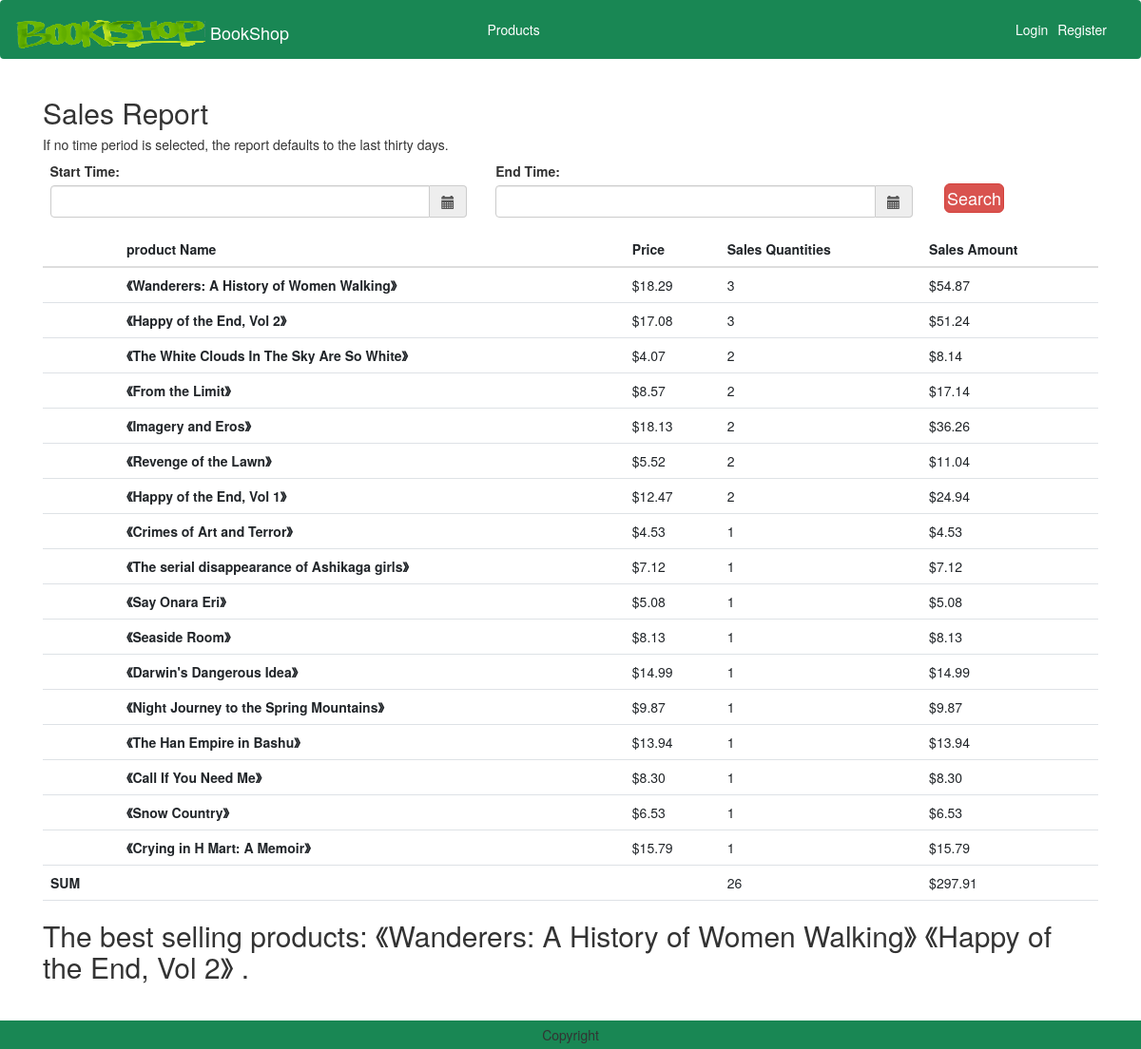
The page /report/ on the database its author committed.
### products/models.py (models this page shows, shortened)
class Product(models.Model):
    productName = models.CharField(max_length=100)
    price = models.DecimalField(default=0, max_digits=7, decimal_places=2)
    ISBN = models.CharField(max_length=17)
    author = models.CharField(max_length=100)
    publisher = models.CharField(max_length=100)
    introduction = models.TextField(max_length=1000)
    image = models.ImageField(upload_to='product')
    category = models.ForeignKey('Category', related_name="products", on_delete=models.CASCADE,)
    avgRating = models.FloatField(default=0)

### order/views.py (the view)
# urls.py: path("report/", views.ReportView.as_view(), name="report"),
class ReportView(View):
    def get(self, request):
        orders = Order.objects.filter(purchaseDate__lte=datetime.now(), purchaseDate__gte=datetime.now() + timedelta(days=-30))
        items = OrderItem.objects.filter(order__in=orders)
        pName = []
        for item in items:
            pName.append((item.product.productName,item.product.price))
        dic = {}
        for p in pName:
            dic[p] = dic.get(p, 0) + 1
        sort = sorted(dic.items(), key=lambda kv: kv[1], reverse=True)
        length = len(items)
        total = 0
        for k, v in dic.items():
            total = total + k[1] * v
        best = []
        first = sort[0][1]
        for i in sort:
            if i[1] == first:
                best.append(i)
        context = {
           'items': items,
           'dic': dic,
           'sort': sort,
           'length': length,
           'total': total,
           'best': best,
        }
        return render(request, 'report.html', context)

### order/templatetags/templatehelper.py (called while the page is built)
@register.filter
def div(value, div):
    return round((value * div), 2)

### templates/report.html (shortened to what this page needs)
{% extends 'base.html' %}
{% load static %}
{% load templatehelper %}
{% block main-content %}
<div class="container">
  <h2>Sales Report</h2>
  <h5>If no time period is selected, the report defaults to the last thirty days.</h5>
  <div class="row">
    <form method="get" role="search" action="{% url 'order:searchDate' %}">
      <div class='col-sm-5'>
          <div class="form-group">
              <label>Start Time:</label>
              <div class='input-group date' id='datetimepicker1'>
                  <input type='text' class="form-control" name="datetimepicker1"/>
                  <span class="input-group-addon">
                      <span class="glyphicon glyphicon-calendar"></span>
                  </span>
              </div>
          </div>
      </div>
      <div class='col-sm-5'>
          <div class="form-group">
              <label>End Time:</label>
              <div class='input-group date' id='datetimepicker2'>
                  <input type='text' class="form-control" name="datetimepicker2"/>
                  <span class="input-group-addon">
                      <span class="glyphicon glyphicon-calendar"></span>
                  </span>
              </div>
          </div>
      </div>
      <div class='col-sm-2'>
        <button type="sumbit" class="d-grid gap-2 btn btn-danger p-1 m-1 btn-lg text-decoration-none text-white" >Search</button>
      </div>
    </form>
  </div>
  <table class="table">
      <thead>
        <tr>
          <th scope="col"></th>
          <th scope="col">product Name</th>
          <th scope="col">Price</th>
          <th scope="col">Sales Quantities</th>
          <th scope="col">Sales Amount</th>
        </tr>
      </thead>
      <tbody>
        {% for sort in sort %}
            <tr>
              <th scope="row"></th>
              <th>《{{ sort.0.0 }}》</th>
              <td>${{ sort.0.1}}</td>
              <td>{{ sort.1 }}</td>
              <td>${{ sort.0.1 |div:sort.1 }}</td>
          </tr>
        {% endfor %}
          <tr>
            <th scope="row">SUM</th>
            <th></th>
            <td></td>
            <td>{{ length }}</td>
            <td>${{ total }}</td>
          </tr>
      </tbody>
    </table>
    <h2>The best selling products:
      {% for best in best %}
        {% if forloop.counter == 1 %}《{{best.0.0}}》
        {% else %} 《{{best.0.0}}》
        {% endif %}
      {% endfor %}
    .</h2>
</div>
{% endblock main-content %}

### rows shown on the page
Product: productName "Wanderers: A History of Women Walking", price "18.29", price "54.87", productName "Wanderers: A History of Women Walking"
Product: productName "Happy of the End, Vol 2", price "17.08", price "51.24", productName "Happy of the End, Vol 2"
Product: productName "The White Clouds In The Sky Are So White", price "4.07", price "8.14"
Product: productName "From the Limit", price "8.57", price "17.14"
Product: productName "Imagery and Eros", price "18.13", price "36.26"
Product: productName "Revenge of the Lawn", price "5.52", price "11.04"
Product: productName "Happy of the End, Vol 1", price "12.47", price "24.94"
Product: productName "Crimes of Art and Terror", price "4.53", price "4.53"
Product: productName "The serial disappearance of Ashikaga girls", price "7.12", price "7.12"
Product: productName "Say Onara Eri", price "5.08", price "5.08"
Product: productName "Seaside Room", price "8.13", price "8.13"
Product: productName "Darwin's Dangerous Idea", price "14.99", price "14.99"
Product: productName "Night Journey to the Spring Mountains", price "9.87", price "9.87"
Product: productName "The Han Empire in Bashu", price "13.94", price "13.94"
Product: productName "Call If You Need Me", price "8.30", price "8.30"
Product: productName "Snow Country", price "6.53", price "6.53"
Product: productName "Crying in H Mart: A Memoir", price "15.79", price "15.79"

### other values the page prints
{{ sort.1 }} "3" "3" "2" "2" "2" "2" "2" "1" "1" "1" "1" "1" "1" "1" "1" "1" "1"
{{ length }} "26"
{{ total }} "297.91"
